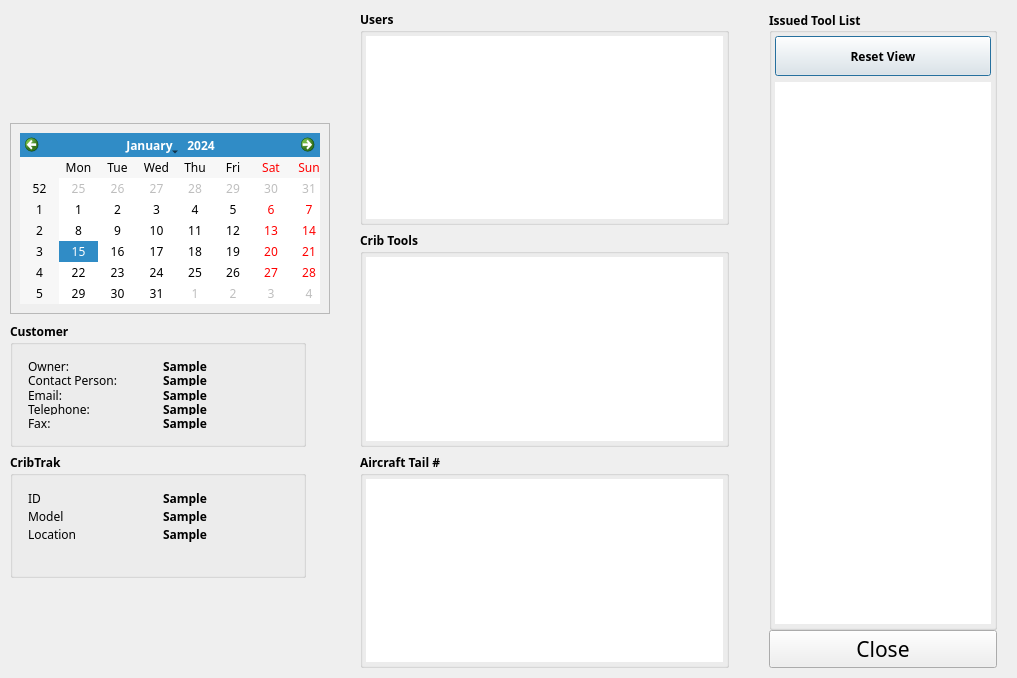
<?xml version="1.0" encoding="UTF-8"?>
<ui version="4.0">
 <class>dashboard</class>
 <widget class="QDialog" name="dashboard">
  <property name="geometry">
   <rect>
    <x>0</x>
    <y>0</y>
    <width>1017</width>
    <height>678</height>
   </rect>
  </property>
  <property name="sizePolicy">
   <sizepolicy hsizetype="Fixed" vsizetype="Fixed">
    <horstretch>0</horstretch>
    <verstretch>0</verstretch>
   </sizepolicy>
  </property>
  <property name="maximumSize">
   <size>
    <width>16777215</width>
    <height>857</height>
   </size>
  </property>
  <property name="font">
   <font>
    <family>Century Gothic</family>
    <pointsize>9</pointsize>
   </font>
  </property>
  <property name="windowTitle">
   <string>Dialog</string>
  </property>
  <layout class="QGridLayout" name="gridLayout">
   <property name="leftMargin">
    <number>0</number>
   </property>
   <property name="topMargin">
    <number>0</number>
   </property>
   <property name="rightMargin">
    <number>0</number>
   </property>
   <property name="bottomMargin">
    <number>0</number>
   </property>
   <item row="0" column="0">
    <layout class="QVBoxLayout" name="verticalLayout_5">
     <property name="spacing">
      <number>0</number>
     </property>
     <item>
      <layout class="QHBoxLayout" name="horizontalLayout_3">
       <property name="spacing">
        <number>0</number>
       </property>
       <item>
        <widget class="QFrame" name="frame">
         <property name="sizePolicy">
          <sizepolicy hsizetype="Fixed" vsizetype="Fixed">
           <horstretch>0</horstretch>
           <verstretch>0</verstretch>
          </sizepolicy>
         </property>
         <property name="minimumSize">
          <size>
           <width>300</width>
           <height>0</height>
          </size>
         </property>
         <property name="maximumSize">
          <size>
           <width>225</width>
           <height>16777215</height>
          </size>
         </property>
         <layout class="QVBoxLayout" name="verticalLayout">
          <property name="sizeConstraint">
           <enum>QLayout::SetMinimumSize</enum>
          </property>
          <property name="leftMargin">
           <number>10</number>
          </property>
          <property name="topMargin">
           <number>10</number>
          </property>
          <property name="rightMargin">
           <number>10</number>
          </property>
          <property name="bottomMargin">
           <number>10</number>
          </property>
          <item>
           <widget class="QLabel" name="logo">
            <property name="sizePolicy">
             <sizepolicy hsizetype="Expanding" vsizetype="Fixed">
              <horstretch>0</horstretch>
              <verstretch>0</verstretch>
             </sizepolicy>
            </property>
            <property name="text">
             <string/>
            </property>
            <property name="pixmap">
             <pixmap>images/comLogo.png</pixmap>
            </property>
           </widget>
          </item>
          <item>
           <widget class="QFrame" name="calendar">
            <property name="sizePolicy">
             <sizepolicy hsizetype="Fixed" vsizetype="Fixed">
              <horstretch>225</horstretch>
              <verstretch>162</verstretch>
             </sizepolicy>
            </property>
            <property name="maximumSize">
             <size>
              <width>320</width>
              <height>220</height>
             </size>
            </property>
            <property name="frameShape">
             <enum>QFrame::StyledPanel</enum>
            </property>
            <property name="frameShadow">
             <enum>QFrame::Raised</enum>
            </property>
            <layout class="QGridLayout" name="gridLayout_2">
             <item row="0" column="0">
              <widget class="QCalendarWidget" name="calendarWidget">
               <property name="sizePolicy">
                <sizepolicy hsizetype="Expanding" vsizetype="Fixed">
                 <horstretch>0</horstretch>
                 <verstretch>0</verstretch>
                </sizepolicy>
               </property>
               <property name="minimumSize">
                <size>
                 <width>0</width>
                 <height>0</height>
                </size>
               </property>
              </widget>
             </item>
            </layout>
           </widget>
          </item>
          <item>
           <widget class="QGroupBox" name="gbCustomer">
            <property name="sizePolicy">
             <sizepolicy hsizetype="Expanding" vsizetype="Fixed">
              <horstretch>225</horstretch>
              <verstretch>121</verstretch>
             </sizepolicy>
            </property>
            <property name="minimumSize">
             <size>
              <width>0</width>
              <height>125</height>
             </size>
            </property>
            <property name="maximumSize">
             <size>
              <width>296</width>
              <height>121</height>
             </size>
            </property>
            <property name="font">
             <font>
              <weight>75</weight>
              <bold>true</bold>
             </font>
            </property>
            <property name="title">
             <string>Customer</string>
            </property>
            <property name="flat">
             <bool>true</bool>
            </property>
            <layout class="QGridLayout" name="gridLayout_11">
             <item row="0" column="0">
              <layout class="QGridLayout" name="gridLayout_3">
               <property name="leftMargin">
                <number>6</number>
               </property>
               <property name="topMargin">
                <number>6</number>
               </property>
               <property name="rightMargin">
                <number>6</number>
               </property>
               <property name="bottomMargin">
                <number>6</number>
               </property>
               <property name="horizontalSpacing">
                <number>9</number>
               </property>
               <property name="verticalSpacing">
                <number>3</number>
               </property>
               <item row="0" column="1">
                <widget class="QLabel" name="owner">
                 <property name="text">
                  <string>Sample</string>
                 </property>
                </widget>
               </item>
               <item row="1" column="0">
                <widget class="QLabel" name="label_2">
                 <property name="font">
                  <font>
                   <weight>50</weight>
                   <bold>false</bold>
                  </font>
                 </property>
                 <property name="text">
                  <string>Contact Person:</string>
                 </property>
                </widget>
               </item>
               <item row="1" column="1">
                <widget class="QLabel" name="contact">
                 <property name="text">
                  <string>Sample</string>
                 </property>
                </widget>
               </item>
               <item row="2" column="0">
                <widget class="QLabel" name="label_3">
                 <property name="font">
                  <font>
                   <weight>50</weight>
                   <bold>false</bold>
                  </font>
                 </property>
                 <property name="text">
                  <string>Email:</string>
                 </property>
                </widget>
               </item>
               <item row="2" column="1">
                <widget class="QLabel" name="email">
                 <property name="text">
                  <string>Sample</string>
                 </property>
                </widget>
               </item>
               <item row="3" column="0">
                <widget class="QLabel" name="label_4">
                 <property name="font">
                  <font>
                   <weight>50</weight>
                   <bold>false</bold>
                  </font>
                 </property>
                 <property name="text">
                  <string>Telephone:</string>
                 </property>
                </widget>
               </item>
               <item row="3" column="1">
                <widget class="QLabel" name="telephone">
                 <property name="text">
                  <string>Sample</string>
                 </property>
                </widget>
               </item>
               <item row="4" column="0">
                <widget class="QLabel" name="label_5">
                 <property name="font">
                  <font>
                   <weight>50</weight>
                   <bold>false</bold>
                  </font>
                 </property>
                 <property name="text">
                  <string>Fax:</string>
                 </property>
                </widget>
               </item>
               <item row="4" column="1">
                <widget class="QLabel" name="fax">
                 <property name="text">
                  <string>Sample</string>
                 </property>
                </widget>
               </item>
               <item row="0" column="0">
                <widget class="QLabel" name="label">
                 <property name="font">
                  <font>
                   <weight>50</weight>
                   <bold>false</bold>
                  </font>
                 </property>
                 <property name="text">
                  <string>Owner:</string>
                 </property>
                </widget>
               </item>
              </layout>
             </item>
            </layout>
           </widget>
          </item>
          <item>
           <widget class="QGroupBox" name="gbCabinet">
            <property name="sizePolicy">
             <sizepolicy hsizetype="Expanding" vsizetype="Expanding">
              <horstretch>225</horstretch>
              <verstretch>121</verstretch>
             </sizepolicy>
            </property>
            <property name="minimumSize">
             <size>
              <width>0</width>
              <height>125</height>
             </size>
            </property>
            <property name="maximumSize">
             <size>
              <width>296</width>
              <height>121</height>
             </size>
            </property>
            <property name="font">
             <font>
              <weight>75</weight>
              <bold>true</bold>
             </font>
            </property>
            <property name="title">
             <string>CribTrak</string>
            </property>
            <property name="flat">
             <bool>true</bool>
            </property>
            <layout class="QGridLayout" name="gridLayout_12">
             <item row="0" column="0">
              <layout class="QGridLayout" name="gridLayout_4">
               <property name="leftMargin">
                <number>6</number>
               </property>
               <property name="topMargin">
                <number>6</number>
               </property>
               <property name="rightMargin">
                <number>6</number>
               </property>
               <property name="bottomMargin">
                <number>6</number>
               </property>
               <property name="horizontalSpacing">
                <number>9</number>
               </property>
               <property name="verticalSpacing">
                <number>3</number>
               </property>
               <item row="0" column="1">
                <widget class="QLabel" name="id">
                 <property name="text">
                  <string>Sample</string>
                 </property>
                </widget>
               </item>
               <item row="1" column="1">
                <widget class="QLabel" name="description">
                 <property name="text">
                  <string>Sample</string>
                 </property>
                </widget>
               </item>
               <item row="2" column="1">
                <widget class="QLabel" name="location">
                 <property name="text">
                  <string>Sample</string>
                 </property>
                </widget>
               </item>
               <item row="2" column="0">
                <widget class="QLabel" name="label_7">
                 <property name="font">
                  <font>
                   <weight>50</weight>
                   <bold>false</bold>
                  </font>
                 </property>
                 <property name="text">
                  <string>Location</string>
                 </property>
                </widget>
               </item>
               <item row="3" column="0">
                <widget class="QLabel" name="label_8">
                 <property name="font">
                  <font>
                   <weight>50</weight>
                   <bold>false</bold>
                  </font>
                 </property>
                </widget>
               </item>
               <item row="1" column="0">
                <widget class="QLabel" name="label_6">
                 <property name="font">
                  <font>
                   <weight>50</weight>
                   <bold>false</bold>
                  </font>
                 </property>
                 <property name="text">
                  <string>Model</string>
                 </property>
                </widget>
               </item>
               <item row="0" column="0">
                <widget class="QLabel" name="label_10">
                 <property name="font">
                  <font>
                   <weight>50</weight>
                   <bold>false</bold>
                  </font>
                 </property>
                 <property name="text">
                  <string>ID</string>
                 </property>
                </widget>
               </item>
               <item row="3" column="1">
                <widget class="QLabel" name="firmware"/>
               </item>
              </layout>
             </item>
            </layout>
           </widget>
          </item>
         </layout>
        </widget>
       </item>
       <item>
        <widget class="QFrame" name="frame">
         <property name="sizePolicy">
          <sizepolicy hsizetype="Fixed" vsizetype="Preferred">
           <horstretch>0</horstretch>
           <verstretch>0</verstretch>
          </sizepolicy>
         </property>
         <property name="minimumSize">
          <size>
           <width>409</width>
           <height>0</height>
          </size>
         </property>
         <layout class="QVBoxLayout" name="verticalLayout_2">
          <property name="leftMargin">
           <number>20</number>
          </property>
          <property name="topMargin">
           <number>10</number>
          </property>
          <property name="rightMargin">
           <number>20</number>
          </property>
          <property name="bottomMargin">
           <number>10</number>
          </property>
          <item>
           <widget class="QGroupBox" name="gbUsers">
            <property name="font">
             <font>
              <weight>75</weight>
              <bold>true</bold>
             </font>
            </property>
            <property name="title">
             <string>Users</string>
            </property>
            <property name="flat">
             <bool>true</bool>
            </property>
            <layout class="QGridLayout" name="gridLayout_6">
             <property name="leftMargin">
              <number>3</number>
             </property>
             <property name="topMargin">
              <number>3</number>
             </property>
             <property name="rightMargin">
              <number>3</number>
             </property>
             <property name="bottomMargin">
              <number>3</number>
             </property>
             <item row="0" column="0">
              <widget class="QTableView" name="tableUserView">
               <property name="sizePolicy">
                <sizepolicy hsizetype="Preferred" vsizetype="Preferred">
                 <horstretch>0</horstretch>
                 <verstretch>0</verstretch>
                </sizepolicy>
               </property>
               <property name="font">
                <font>
                 <family>Century Gothic</family>
                </font>
               </property>
               <property name="frameShape">
                <enum>QFrame::NoFrame</enum>
               </property>
               <property name="frameShadow">
                <enum>QFrame::Plain</enum>
               </property>
               <property name="alternatingRowColors">
                <bool>true</bool>
               </property>
               <property name="selectionMode">
                <enum>QAbstractItemView::SingleSelection</enum>
               </property>
               <property name="selectionBehavior">
                <enum>QAbstractItemView::SelectRows</enum>
               </property>
               <property name="sortingEnabled">
                <bool>true</bool>
               </property>
               <attribute name="horizontalHeaderStretchLastSection">
                <bool>true</bool>
               </attribute>
               <attribute name="verticalHeaderShowSortIndicator" stdset="0">
                <bool>true</bool>
               </attribute>
              </widget>
             </item>
            </layout>
           </widget>
          </item>
          <item>
           <widget class="QGroupBox" name="gbTools">
            <property name="font">
             <font>
              <weight>75</weight>
              <bold>true</bold>
             </font>
            </property>
            <property name="title">
             <string>Crib Tools</string>
            </property>
            <property name="flat">
             <bool>true</bool>
            </property>
            <layout class="QGridLayout" name="gridLayout_7">
             <property name="leftMargin">
              <number>3</number>
             </property>
             <property name="topMargin">
              <number>3</number>
             </property>
             <property name="rightMargin">
              <number>3</number>
             </property>
             <property name="bottomMargin">
              <number>3</number>
             </property>
             <item row="0" column="0">
              <widget class="QTableView" name="tableToolsView">
               <property name="sizePolicy">
                <sizepolicy hsizetype="Preferred" vsizetype="Preferred">
                 <horstretch>0</horstretch>
                 <verstretch>0</verstretch>
                </sizepolicy>
               </property>
               <property name="font">
                <font>
                 <family>Century Gothic</family>
                </font>
               </property>
               <property name="frameShape">
                <enum>QFrame::NoFrame</enum>
               </property>
               <property name="frameShadow">
                <enum>QFrame::Plain</enum>
               </property>
               <property name="alternatingRowColors">
                <bool>true</bool>
               </property>
               <property name="selectionMode">
                <enum>QAbstractItemView::SingleSelection</enum>
               </property>
               <property name="selectionBehavior">
                <enum>QAbstractItemView::SelectRows</enum>
               </property>
               <property name="sortingEnabled">
                <bool>true</bool>
               </property>
               <attribute name="horizontalHeaderStretchLastSection">
                <bool>true</bool>
               </attribute>
               <attribute name="verticalHeaderShowSortIndicator" stdset="0">
                <bool>true</bool>
               </attribute>
              </widget>
             </item>
            </layout>
           </widget>
          </item>
          <item>
           <widget class="QGroupBox" name="gbTail">
            <property name="font">
             <font>
              <weight>75</weight>
              <bold>true</bold>
             </font>
            </property>
            <property name="title">
             <string>Aircraft Tail #</string>
            </property>
            <property name="flat">
             <bool>true</bool>
            </property>
            <layout class="QGridLayout" name="gridLayout_8">
             <property name="leftMargin">
              <number>3</number>
             </property>
             <property name="topMargin">
              <number>3</number>
             </property>
             <property name="rightMargin">
              <number>3</number>
             </property>
             <property name="bottomMargin">
              <number>3</number>
             </property>
             <item row="0" column="0">
              <widget class="QTableView" name="tableTailView">
               <property name="sizePolicy">
                <sizepolicy hsizetype="Preferred" vsizetype="Preferred">
                 <horstretch>0</horstretch>
                 <verstretch>0</verstretch>
                </sizepolicy>
               </property>
               <property name="font">
                <font>
                 <family>Century Gothic</family>
                </font>
               </property>
               <property name="frameShape">
                <enum>QFrame::NoFrame</enum>
               </property>
               <property name="frameShadow">
                <enum>QFrame::Plain</enum>
               </property>
               <property name="alternatingRowColors">
                <bool>true</bool>
               </property>
               <property name="selectionMode">
                <enum>QAbstractItemView::SingleSelection</enum>
               </property>
               <property name="selectionBehavior">
                <enum>QAbstractItemView::SelectRows</enum>
               </property>
               <property name="sortingEnabled">
                <bool>true</bool>
               </property>
               <attribute name="horizontalHeaderStretchLastSection">
                <bool>true</bool>
               </attribute>
               <attribute name="verticalHeaderShowSortIndicator" stdset="0">
                <bool>true</bool>
               </attribute>
              </widget>
             </item>
            </layout>
           </widget>
          </item>
         </layout>
        </widget>
       </item>
       <item>
        <layout class="QVBoxLayout" name="verticalLayout_4">
         <property name="leftMargin">
          <number>20</number>
         </property>
         <property name="topMargin">
          <number>10</number>
         </property>
         <property name="rightMargin">
          <number>20</number>
         </property>
         <property name="bottomMargin">
          <number>10</number>
         </property>
         <item>
          <widget class="QGroupBox" name="gbIssued">
           <property name="sizePolicy">
            <sizepolicy hsizetype="Preferred" vsizetype="Minimum">
             <horstretch>0</horstretch>
             <verstretch>0</verstretch>
            </sizepolicy>
           </property>
           <property name="font">
            <font>
             <weight>75</weight>
             <bold>true</bold>
            </font>
           </property>
           <property name="title">
            <string>Issued Tool List</string>
           </property>
           <property name="alignment">
            <set>Qt::AlignLeading|Qt::AlignLeft|Qt::AlignVCenter</set>
           </property>
           <property name="flat">
            <bool>true</bool>
           </property>
           <layout class="QGridLayout" name="gridLayout_9">
            <property name="leftMargin">
             <number>3</number>
            </property>
            <property name="topMargin">
             <number>3</number>
            </property>
            <property name="rightMargin">
             <number>3</number>
            </property>
            <property name="bottomMargin">
             <number>3</number>
            </property>
            <item row="1" column="0">
             <widget class="QTableView" name="tableIssuedView">
              <property name="sizePolicy">
               <sizepolicy hsizetype="Preferred" vsizetype="Preferred">
                <horstretch>0</horstretch>
                <verstretch>0</verstretch>
               </sizepolicy>
              </property>
              <property name="font">
               <font>
                <family>Century Gothic</family>
               </font>
              </property>
              <property name="frameShape">
               <enum>QFrame::NoFrame</enum>
              </property>
              <property name="frameShadow">
               <enum>QFrame::Plain</enum>
              </property>
              <property name="alternatingRowColors">
               <bool>true</bool>
              </property>
              <property name="selectionMode">
               <enum>QAbstractItemView::SingleSelection</enum>
              </property>
              <property name="selectionBehavior">
               <enum>QAbstractItemView::SelectRows</enum>
              </property>
              <property name="sortingEnabled">
               <bool>true</bool>
              </property>
              <attribute name="horizontalHeaderStretchLastSection">
               <bool>true</bool>
              </attribute>
              <attribute name="verticalHeaderShowSortIndicator" stdset="0">
               <bool>true</bool>
              </attribute>
             </widget>
            </item>
            <item row="0" column="0">
             <widget class="QPushButton" name="pushButton">
              <property name="minimumSize">
               <size>
                <width>0</width>
                <height>40</height>
               </size>
              </property>
              <property name="maximumSize">
               <size>
                <width>16777215</width>
                <height>40</height>
               </size>
              </property>
              <property name="text">
               <string>Reset View</string>
              </property>
              <property name="flat">
               <bool>false</bool>
              </property>
             </widget>
            </item>
           </layout>
          </widget>
         </item>
         <item>
          <widget class="QPushButton" name="closeButton">
           <property name="styleSheet">
            <string notr="true">font: 16pt;</string>
           </property>
           <property name="text">
            <string>Close</string>
           </property>
          </widget>
         </item>
        </layout>
       </item>
      </layout>
     </item>
    </layout>
   </item>
  </layout>
 </widget>
 <resources/>
 <connections/>
</ui>
